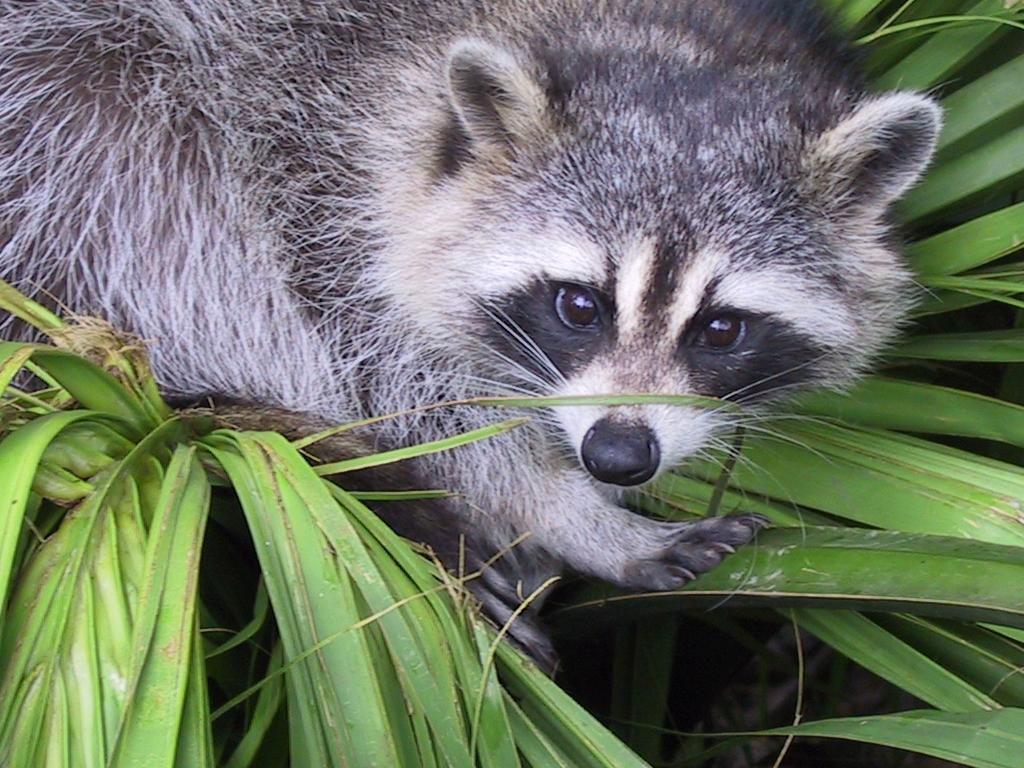
#> input picture Python 1/ex03/animal.jpeg, 1024 x 768 px
$ python zoom.py
#> lines starting #> are read from the running program, lines starting #| are printed output that depends on the picture
### Python 1/ex02/load_image.py
from PIL import Image
import numpy as np


def ft_load(path: str) -> np.ndarray:
    """Take a path of an image to load it, then print its format and
    its pixels content in RGB format.
    Any invalid path will proc an TypeError"""
#> called with path = 'animal.jpeg'
    if not isinstance(path, str) or not path:
        raise TypeError("Argument must be a valid path!")
    with Image.open(path) as im:
#> im is the input picture: PIL image 1024x768 RGB; mean R, G, B 110.7, 117.7, 102.1
        data = np.array(im.convert("RGB"))
        print(f"The shape of image is: {data.shape}")
#| The shape of image is: (768, 1024, 3)
        print(data)
#> (printed output is left out)
        return data


def main():
    """Load the image."""
    ft_load("landscape.jpg")


# [5 lines that do not run on import are left out]

### Python 1/ex03/zoom.py
import load_image as li
from PIL import Image
import numpy as np
import matplotlib.pyplot as plt


def ft_zoom(path: str) -> np.ndarray:
    """Take a path of an image to open it with ft_load, then slice
    it. Print its new format and its new pixels
    content. Return an array containing
    the information of the sliced picture.
    Any invalid path will proc an TypeError."""
    data = li.ft_load(path)
    height, width, _ = data.shape
#> height = 768; width = 1024
    im = Image.fromarray(data).convert("L")
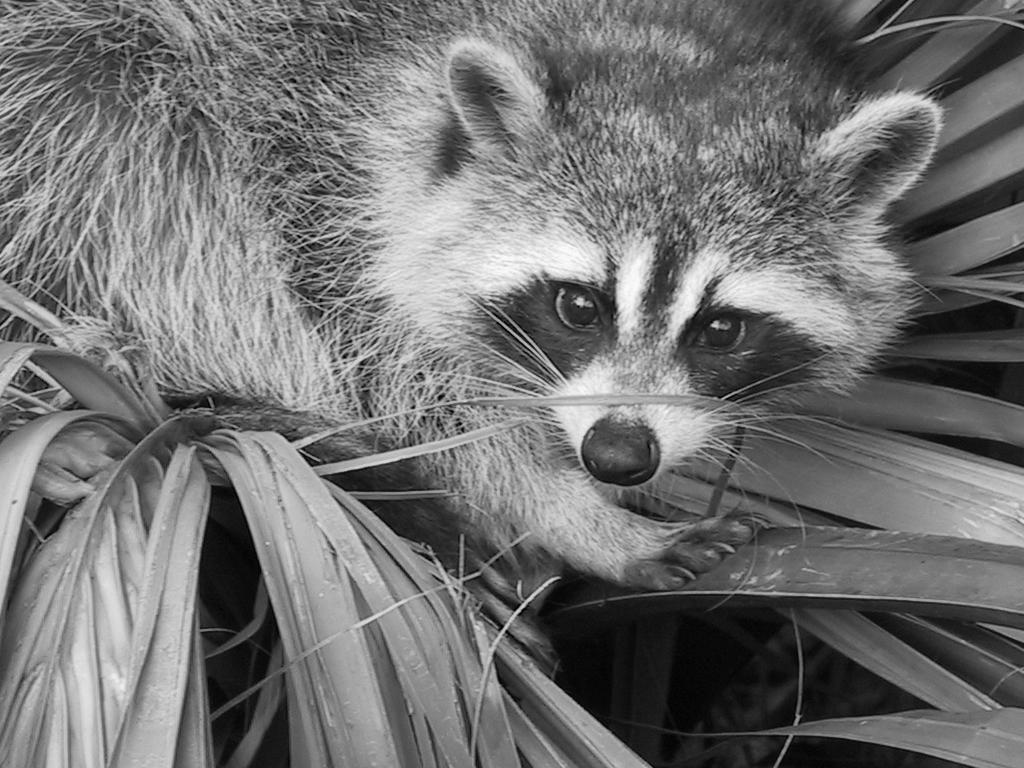
#> im: PIL image 1024x768 L; min 0, max 253, mean 113.8
    grey_data = np.array(im)
    new_data = grey_data[200:height // 2 + 200, 200:width // 2 + 200,
                         np.newaxis]
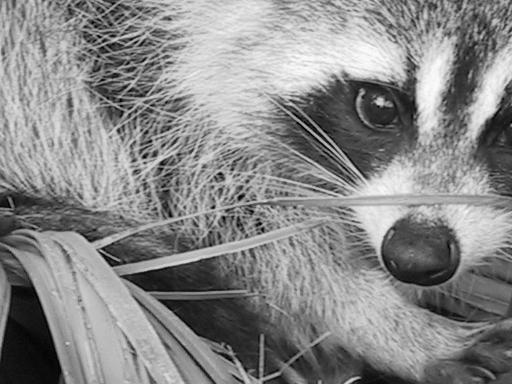
#> new_data: shape (384, 512, 1); min 0, max 253, mean 136.1
    print(f"New shape after slicing: {new_data.shape}")
#| New shape after slicing: (384, 512, 1)
    print(new_data)
#> (printed output is left out)
    plt.imshow(new_data[:, :, 0], cmap="gray")
    plt.show()
    return new_data


def main():
    """Zoom the image to a 400 : 400 pixels square."""
    try:
        ft_zoom("animal.jpeg")
    except (TypeError, OSError, ValueError) as e:
        print(f"Error: {e}")


if __name__ == "__main__":
    main()
